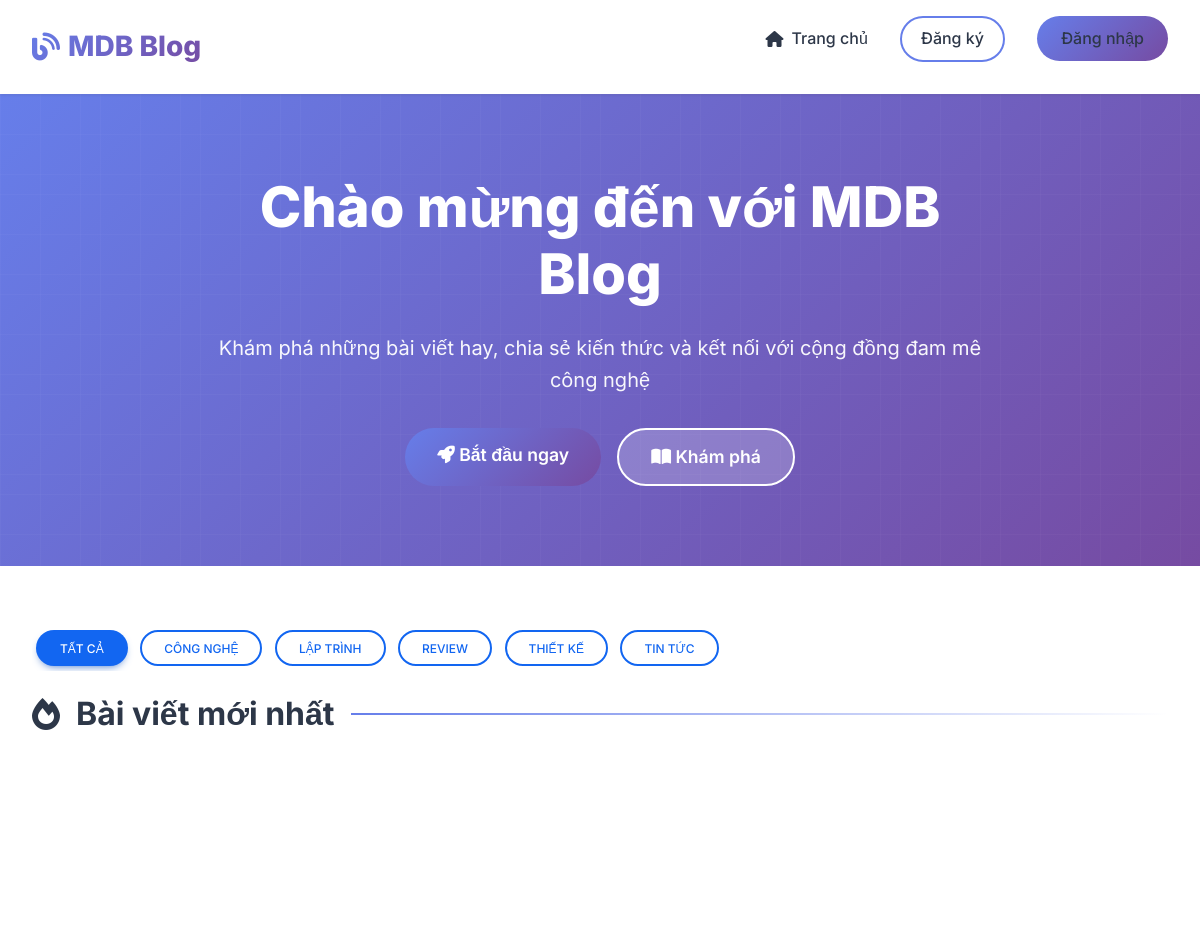
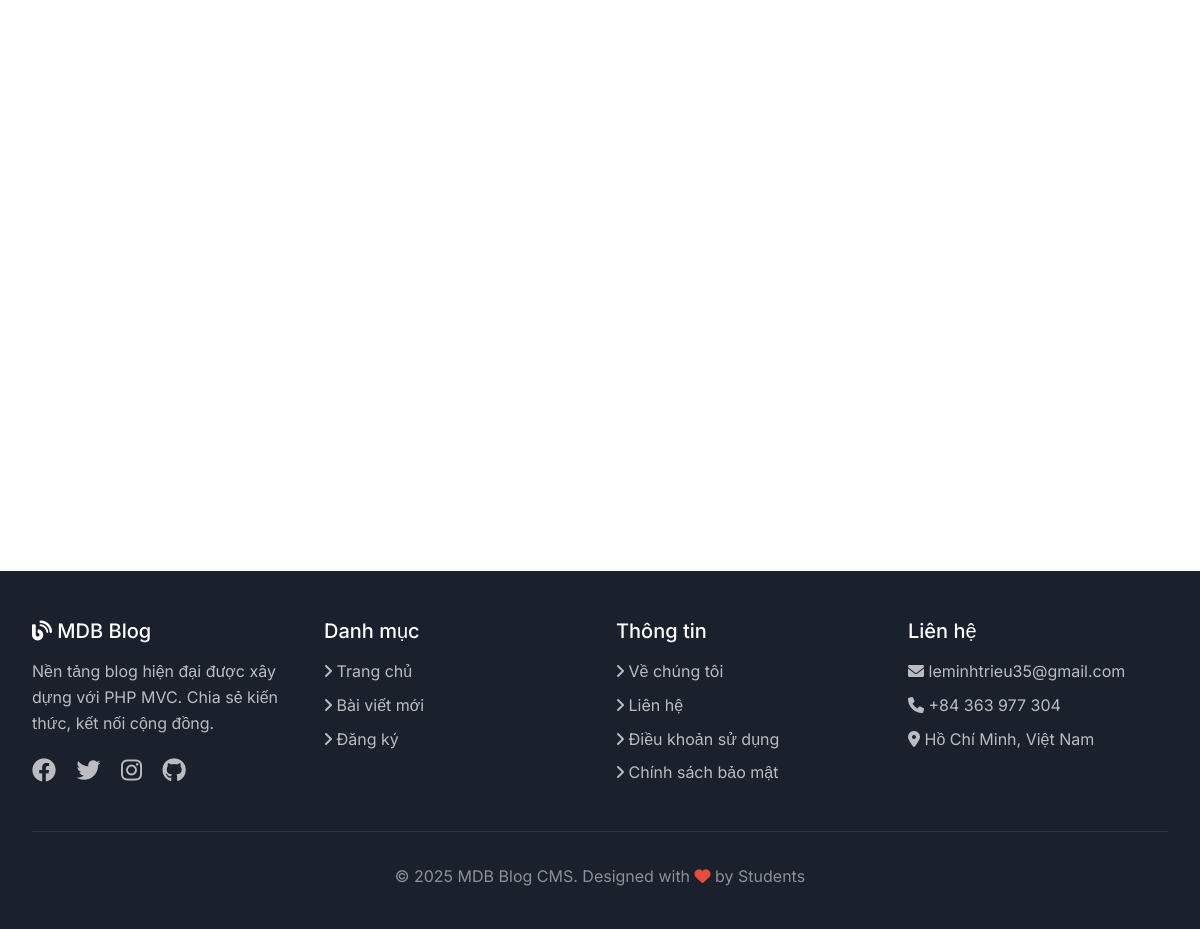
The page / on the database its author committed (2 pictures, top to bottom).
### tables this page shows
CREATE TABLE categories (
  id INT AUTO_INCREMENT PRIMARY KEY,
  title VARCHAR(255) NOT NULL,
  slug VARCHAR(255) NOT NULL UNIQUE,
  description TEXT,
  image VARCHAR(255) DEFAULT NULL,
  created_at DATETIME DEFAULT CURRENT_TIMESTAMP,
  
  INDEX idx_slug (slug)
);

### support/View.php (called while the page is built, shortened)
<?php
class View
{
    public static function render($template, $data = [])
    {
        $viewPath = __DIR__ . '/../views/' . $template . '.php';
        extract($data);
        require __DIR__ . '/../views/layout/header.php';
        require $viewPath;
        require __DIR__ . '/../views/layout/footer.php';
    }
}

### controllers/BaseController.php (called while the page is built, shortened)
<?php
abstract class BaseController
{
    protected function render($template, $data = [])
    {
        View::render($template, $data);
    }
}

### controllers/PostController.php (called while the page is built, shortened)
<?php
class PostController extends BaseController
{
    private $posts;
    private $categories;
    public function __construct($pdo)
    {
        $this->posts = new Post($pdo);
        $this->categories = new Category($pdo);
    }
    public function home($query = [], $input = [])
    {
        $page = isset($query['page']) ? max(1, (int) $query['page']) : 1;
        $filters = [];
        $filters['author_id'] = 1;
        $filters['status'] = 'publish';
        $categories = $this->categories->all();
        $data = $this->posts->publicList($page, 10, $filters);
        $loginError = null;
        $this->render('posts/home', [
            'data' => $data,
            'categories' => $categories,
            'currentCategory' => $query['category'] ?? null,
            'loginError' => $loginError,
        ]);
    }
}

### public/index.php (called while the page is built, shortened)
<?php
require __DIR__ . '/../config/app.php';
$controller = new PostController($pdo);
$controller->home($_GET, $_POST);

### support/Auth.php (called while the page is built, shortened)
<?php
class Auth
{
    public static function check()
    {
        return !empty($_SESSION['user']);
    }
}

### config/app.php (called while the page is built, shortened)
<?php
spl_autoload_register(function ($class) {
    $prefix = 'App\\';
    $baseDir = __DIR__ . '/../';
    $len = strlen($prefix);
    $relativeClass = substr($class, $len);
    $file = $baseDir . str_replace('\\', '/', $relativeClass) . '.php';
});

### models/Category.php (called while the page is built, shortened)
<?php
class Category
{
    private $pdo;
    public function __construct($pdo)
    {
        $this->pdo = $pdo;
    }
    public function all()
    {
        $stmt = $this->pdo->query("SELECT * FROM categories ORDER BY title ASC");
        return $stmt->fetchAll();
    }
}

### views/posts/home.php (the view, shortened to what this page needs)
<?php
$posts = $data['posts'] ?? [];
$currentCategory = $data['currentCategory'] ?? null;
?>
<section class="hero" <?php if (isset($author))
    echo 'style="background: linear-gradient(135deg, #2c3e50 0%, #4ca1af 100%);"'; ?>>
    <div class="hero-content">
        <?php if (isset($author)): ?>
            <h1><i class="fas fa-user-circle"></i> <?php echo htmlspecialchars($author['username']); ?></h1>
            <p>Danh sách các bài viết được chia sẻ bởi tác giả.</p>
            <div style="display: flex; gap: 1rem; justify-content: center;">
                <a href="index.php" class="btn-outline" style="border-color: white; color: white;">
                    <i class="fas fa-arrow-left"></i> Quay lại trang chủ
                </a>
            </div>
        <?php else: ?>
            <h1>Chào mừng đến với MDB Blog</h1>
            <p>Khám phá những bài viết hay, chia sẻ kiến thức và kết nối với cộng đồng đam mê công nghệ</p>
            <?php if (!Auth::check()): ?>
                <div style="display: flex; gap: 1rem; justify-content: center; flex-wrap: wrap;">
                    <a href="#" onclick="openRegisterModal(); return false;" class="btn-gradient"
                        style="font-size: 1.1rem; padding: 0.8rem 2rem;">
                        <i class="fas fa-rocket"></i> Bắt đầu ngay
                    </a>
                    <a href="#posts" class="btn-outline"
                        style="font-size: 1.1rem; padding: 0.8rem 2rem; background: rgba(255,255,255,0.2); border-color: white; color: white;">
                        <i class="fas fa-book-open"></i> Khám phá
                    </a>
                </div>
            <?php endif; ?>
        <?php endif; ?>
    </div>
</section>
<div class="content-area" id="posts">
    <?php if (!empty($categories)): ?>
        <div class="category-nav mb-4 ps-1"
            style="overflow-x: auto; white-space: nowrap; -webkit-overflow-scrolling: touch; padding-bottom: 5px;">
            <a href="index.php"
                class="btn <?php echo empty($currentCategory) ? 'btn-primary' : 'btn-outline-primary'; ?> rounded-pill me-2">
                Tất cả
            </a>
            <?php foreach ($categories as $cat): ?>
                <a href="index.php?category=<?php echo $cat['slug']; ?>#posts"
                    class="btn <?php echo $currentCategory === $cat['slug'] ? 'btn-primary' : 'btn-outline-primary'; ?> rounded-pill me-2">
                    <?php echo htmlspecialchars($cat['title']); ?>
                </a>
            <?php endforeach; ?>
        </div>
    <?php endif; ?>
    <h2 class="section-title">
        <i class="fas fa-fire"></i> Bài viết mới nhất
    </h2>
    <?php if (!empty($posts)): ?>
        <div class="posts-grid">
        </div>
    <?php endif; ?>
</div>

### views/layout/header.php (style rules this page uses)
:root { --primary-color: #667eea; --secondary-color: #764ba2; --text-dark: #2d3748; --text-light: #718096; --bg-light: #f7fafc; --border-color: #e2e8f0; }
* { margin: 0; padding: 0; box-sizing: border-box; }
body { font-family: 'Inter', sans-serif; color: var(--text-dark); line-height: 1.6; }
.btn-gradient { background: linear-gradient(135deg, var(--primary-color), var(--secondary-color)); color: white; padding: 0.6rem 1.5rem; border-radius: 50px; border: none; font-weight: 600; cursor: pointer; transition: transform 0.3s, box-shadow 0.3s; text-decoration: none; display: inline-block; }
.btn-outline { border: 2px solid var(--primary-color); color: var(--primary-color); padding: 0.5rem 1.2rem; border-radius: 50px; background: transparent; font-weight: 600; transition: all 0.3s; text-decoration: none; }
.hero { background: linear-gradient(135deg, #667eea 0%, #764ba2 100%); padding: 5rem 2rem; text-align: center; color: white; position: relative; overflow: hidden; }
.hero::before { content: ''; position: absolute; top: 0; left: 0; right: 0; bottom: 0; opacity: 0.5; }
.hero-content { position: relative; z-index: 1; max-width: 800px; margin: 0 auto; }
.hero h1 { font-size: 3.5rem; font-weight: 800; margin-bottom: 1.5rem; line-height: 1.2; }
.hero p { font-size: 1.25rem; margin-bottom: 2rem; opacity: 0.95; }
.content-area { max-width: 1200px; margin: 0 auto; padding: 4rem 2rem; }
.section-title { font-size: 2rem; font-weight: 700; margin-bottom: 2rem; display: flex; align-items: center; gap: 1rem; }
.section-title::after { content: ''; flex: 1; height: 2px; background: linear-gradient(to right, var(--primary-color), transparent); }
.posts-grid { display: grid; grid-template-columns: repeat(auto-fill, minmax(350px, 1fr)); gap: 2rem; margin-bottom: 3rem; }

### views/posts/home.php (style rules this page uses)
.btn-outline-primary { border-color: #1266f1; color: #1266f1; }
.btn-primary { background-color: #1266f1; border-color: #1266f1; color: #fff; }

### rows shown on the page
categories: title "CÔNG NGHỆ"
categories: title "LẬP TRÌNH"
categories: title "REVIEW"
categories: title "THIẾT KẾ"
categories: title "TIN TỨC"
